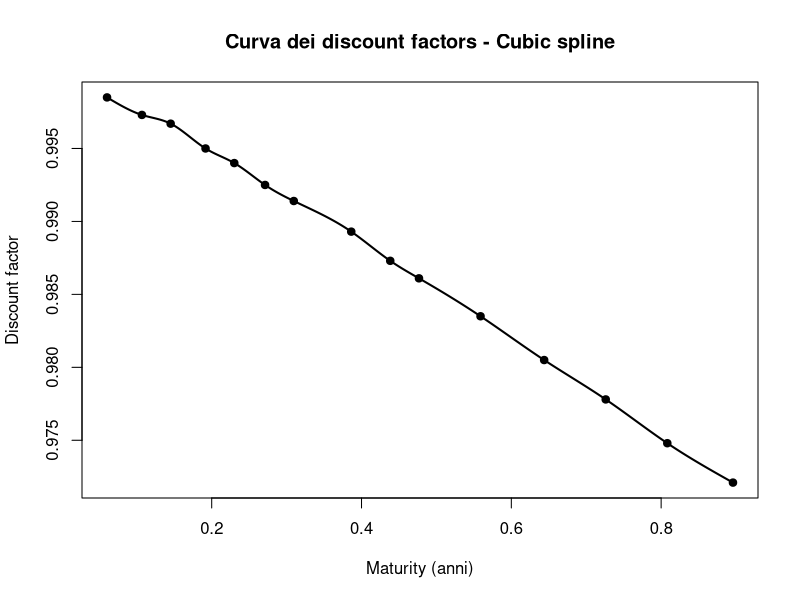

Write R code to recreate this figure.
library("dplyr")
bot<-read.csv("bot20261022.csv")
bot<-bot[-16,]
btp_plain<-read.csv("btp20261022.csv")
#Spline
#R ha la funzione splinefun(), ma noi costruiamo il nostro sistema

bot_spline <- bot |>
  arrange(T)

T <- bot_spline$T
y <- bot_spline$discount_factor

n <- length(T)
m <- n - 1

N <- 4 * m

#Creiamo matrice e vettore

A <- matrix(0, nrow = N, ncol = N)
b <- numeric(N)

row <- 1

# Per ogni intervallo, i quattro coefficienti occupano quattro colonne consecutive:

cols <- function(i) {
  (4 * i - 3):(4 * i)
}

#Condizioni di interpolazione

for (i in 1:m) {

  h <- T[i + 1] - T[i]
  j <- cols(i)

  # S_i(T_i) = y_i
  A[row, j] <- c(1, 0, 0, 0)
  b[row] <- y[i]
  row <- row + 1

  # S_i(T_{i+1}) = y_{i+1}
  A[row, j] <- c(1, h, h^2, h^3)
  b[row] <- y[i + 1]
  row <- row + 1
}

#Continuità della derivata prima

for (i in 1:(m - 1)) {

  h <- T[i + 1] - T[i]

  j1 <- cols(i)
  j2 <- cols(i + 1)

  A[row, j1] <- c(0, 1, 2*h, 3*h^2)
  A[row, j2] <- c(0, -1, 0, 0)

  b[row] <- 0

  row <- row + 1
}

#continuità della derivata seconda

for (i in 1:(m - 1)) {

  h <- T[i + 1] - T[i]

  j1 <- cols(i)
  j2 <- cols(i + 1)

  A[row, j1] <- c(0, 0, 2, 6*h)
  A[row, j2] <- c(0, 0, -2, 0)

  b[row] <- 0

  row <- row + 1
}

#Condizioni al contorno
#estremo sinistro
A[row, cols(1)] <- c(0, 0, 2, 0)
b[row] <- 0

row <- row + 1
#estremo destro
h <- T[n] - T[n - 1]

A[row, cols(m)] <- c(0, 0, 2, 6*h)
b[row] <- 0

#Soluzione sistema lineare per determinare i coefficienti

coef_spline <- solve(A, b)

#ricostruzione spline

#funzione di valutazione

eval_spline <- function(x, T, coef_spline) {

  n <- length(T)
  m <- n - 1

  # individua l'intervallo che contiene x
  i <- findInterval(x, T)

  # gestisce l'ultimo nodo
  if (i == n) {
    i <- m
  }

  # la spline viene utilizzata solo nel suo dominio
  if (i < 1 || i > m) {
    return(NA)
  }

  # coefficienti del tratto i
  j <- (4 * i - 3):(4 * i)

  a <- coef_spline[j[1]]
  b <- coef_spline[j[2]]
  c <- coef_spline[j[3]]
  e <- coef_spline[j[4]]

  # coordinata locale
  u <- x - T[i]

  # valore della spline
  a + b*u + c*u^2 + e*u^3
}

#definiamo la griglia

T_grid <- seq(
  min(T),
  max(T),
  length.out = 1000
)

#calcoliamo il valore fornito dalla spline

d_spline <- sapply(
  T_grid,
  eval_spline,
  T = T,
  coef_spline = coef_spline
)

# visualizzazione
#pdf("fig_interp_spline.pdf")
plot(
  T_grid,
  d_spline,
  type = "l",
  lwd = 2,
  xlab = "Maturity (anni)",
  ylab = "Discount factor",
  main = "Curva dei discount factors - Cubic spline"
)

points(
  T,
  y,
  pch = 19
)
#dev.off()
